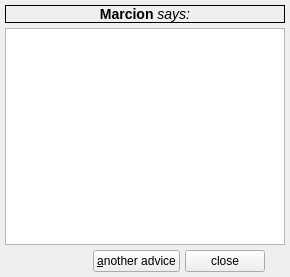
<?xml version="1.0" encoding="UTF-8"?>
<ui version="4.0">
 <class>MTipOfTheWiseMan</class>
 <widget class="QWidget" name="MTipOfTheWiseMan">
  <property name="geometry">
   <rect>
    <x>0</x>
    <y>0</y>
    <width>290</width>
    <height>277</height>
   </rect>
  </property>
  <property name="windowTitle">
   <string>Advice of Marcion</string>
  </property>
  <property name="windowIcon">
   <iconset resource="resfile.qrc">
    <normaloff>:/new/icons/icons/bulbon.png</normaloff>:/new/icons/icons/bulbon.png</iconset>
  </property>
  <layout class="QVBoxLayout" name="verticalLayout">
   <item>
    <widget class="QLabel" name="lblTxt">
     <property name="frameShape">
      <enum>QFrame::Box</enum>
     </property>
     <property name="text">
      <string>&lt;big&gt;&lt;b&gt;Marcion&lt;/b&gt; &lt;i&gt;says:&lt;/i&gt;&lt;/big&gt;</string>
     </property>
     <property name="textFormat">
      <enum>Qt::RichText</enum>
     </property>
     <property name="alignment">
      <set>Qt::AlignCenter</set>
     </property>
     <property name="margin">
      <number>5</number>
     </property>
     <property name="textInteractionFlags">
      <set>Qt::NoTextInteraction</set>
     </property>
    </widget>
   </item>
   <item>
    <widget class="QTextBrowser" name="txtTip">
     <property name="frameShadow">
      <enum>QFrame::Sunken</enum>
     </property>
     <property name="horizontalScrollBarPolicy">
      <enum>Qt::ScrollBarAlwaysOff</enum>
     </property>
     <property name="openLinks">
      <bool>false</bool>
     </property>
    </widget>
   </item>
   <item>
    <layout class="QHBoxLayout" name="horizontalLayout">
     <property name="rightMargin">
      <number>20</number>
     </property>
     <item>
      <spacer name="horizontalSpacer">
       <property name="orientation">
        <enum>Qt::Horizontal</enum>
       </property>
       <property name="sizeHint" stdset="0">
        <size>
         <width>40</width>
         <height>20</height>
        </size>
       </property>
      </spacer>
     </item>
     <item>
      <widget class="QPushButton" name="btNextTip">
       <property name="text">
        <string>&amp;another advice</string>
       </property>
       <property name="icon">
        <iconset resource="resfile.qrc">
         <normaloff>:/new/icons/icons/rightarrow.png</normaloff>:/new/icons/icons/rightarrow.png</iconset>
       </property>
      </widget>
     </item>
     <item>
      <widget class="QPushButton" name="btClose">
       <property name="text">
        <string>close</string>
       </property>
       <property name="icon">
        <iconset resource="resfile.qrc">
         <normaloff>:/new/icons/icons/delete.png</normaloff>:/new/icons/icons/delete.png</iconset>
       </property>
       <property name="shortcut">
        <string>Esc</string>
       </property>
       <property name="flat">
        <bool>false</bool>
       </property>
      </widget>
     </item>
    </layout>
   </item>
  </layout>
 </widget>
 <layoutdefault spacing="5" margin="5"/>
 <resources>
  <include location="resfile.qrc"/>
 </resources>
 <connections/>
</ui>
